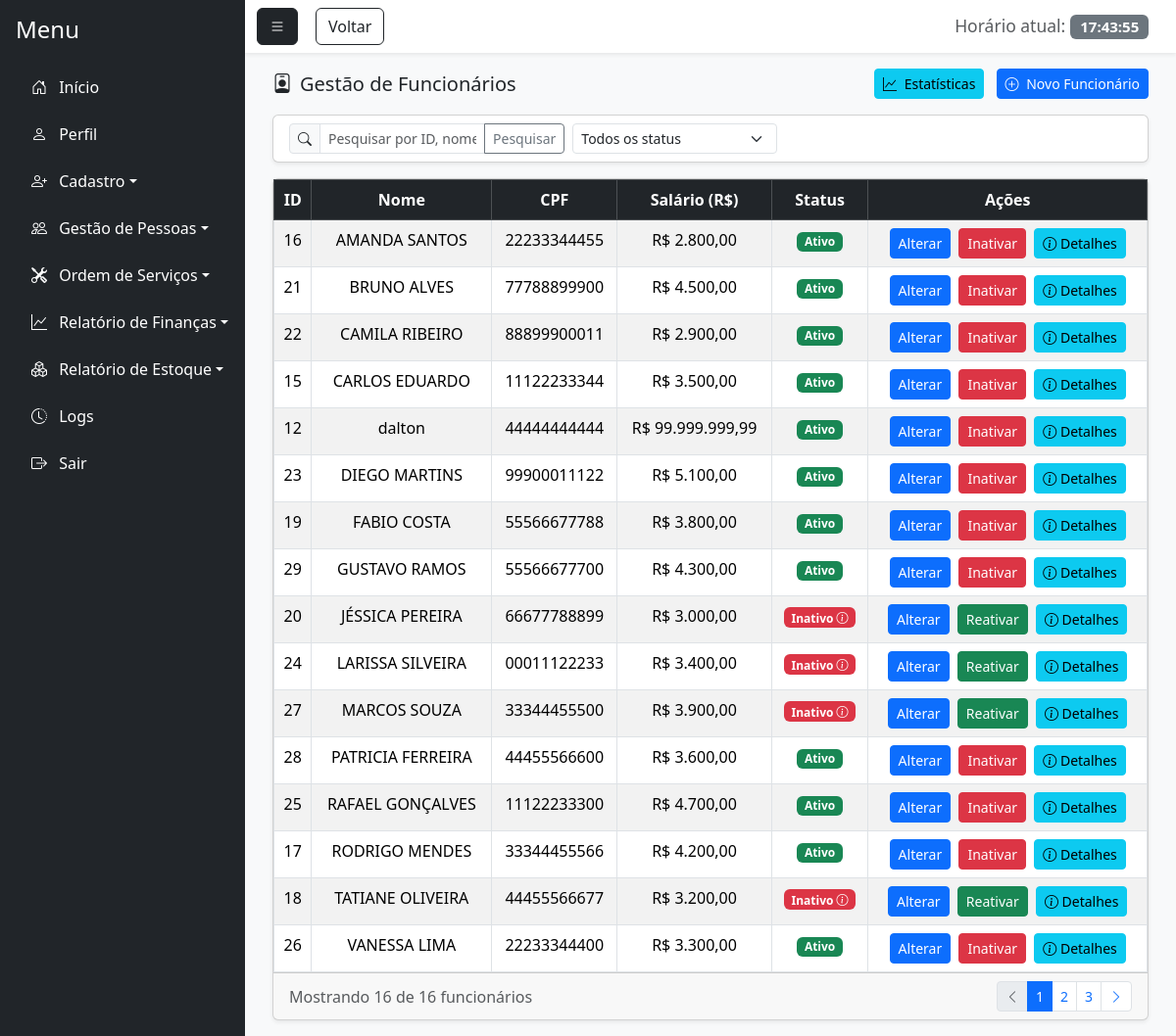
The page /gestao_funcionario.php (signed in) on the database its author committed.
### tables this page shows
CREATE TABLE `funcionario` (
  `id_funcionario` int(11) NOT NULL,
  `nome_funcionario` varchar(100) NOT NULL,
  `cpf_funcionario` varchar(20) NOT NULL,
  `salario` decimal(10,2) NOT NULL,
  `endereco` varchar(255) DEFAULT NULL,
  `bairro` varchar(100) DEFAULT NULL,
  `cep` varchar(15) DEFAULT NULL,
  `cidade` varchar(100) DEFAULT NULL,
  `estado` varchar(50) DEFAULT NULL,
  `email` varchar(100) DEFAULT NULL,
  `dt_nascimento` date DEFAULT NULL,
  `status` enum('Ativo','Inativo') DEFAULT 'Ativo',
  `id_motivo_inatividade` int(11) DEFAULT NULL,
  `data_inatividade` date DEFAULT NULL,
  `observacao_inatividade` text DEFAULT NULL
);

### gestao_funcionario.php (the view, shortened to what this page needs)
<?php
    require_once 'php/permissoes.php';
    require_once 'php/estatisticas.php';
    $sql = "SELECT f.*, m.descricao as motivo_inatividade
            FROM funcionario f
            LEFT JOIN motivo_inatividade m ON f.id_motivo_inatividade = m.id_motivo";
    $sql .= " ORDER BY f.nome_funcionario ASC";
    $stmt = $pdo->prepare($sql);
    $stmt->execute();
    $funcionarios = $stmt->fetchAll(PDO::FETCH_ASSOC);
?>
<!DOCTYPE html>
<html lang="pt-BR">
<head>
    <link href="https://cdn.jsdelivr.net/npm/bootstrap@5.3.7/dist/css/bootstrap.min.css" rel="stylesheet">
    <link rel="stylesheet" href="https://cdn.jsdelivr.net/npm/bootstrap-icons@1.11.1/font/bootstrap-icons.css">
    <link href="https://cdn.jsdelivr.net/npm/bootstrap-icons@1.11.1/font/bootstrap-icons.css" rel="stylesheet">
    <link rel="stylesheet" href="css/login.css">
</head>
<body class="bg-light">
    <div class="d-flex vh-100 bg-light">
        <div class="flex-grow-1 d-flex flex-column">
            <nav class="navbar navbar-light bg-white shadow-sm">
                <div class="container-fluid">
                    <button class="btn btn-dark" id="menu-toggle"><i class="bi bi-list"></i></button>
                    <button class="btn btn-outline-dark" style="position: absolute; margin-left: 60px;" onclick="history.back()">Voltar</button>
                    <span class="navbar-brand mb-0 h1">
                        <small class="text-muted">Horário atual:</small>
                        <span id="liveClock" class="badge bg-secondary"></span>
                    </span>
                </div>
            </nav>
            <div class="flex-grow-1 p-3" style="overflow-y: auto;">
                <div class="container-fluid">
                    <div class="d-flex justify-content-between align-items-center mb-3">
                        <h5 class="mb-0"><i class="bi bi-person-badge me-2"></i>Gestão de Funcionários</h5>
                        <div>
                            <button class="btn btn-info btn-sm me-2" data-bs-toggle="modal" data-bs-target="#modalEstatisticas">
                                <i class="bi bi-graph-up me-1"></i> Estatísticas
                            </button>
                            <a href="cadastro_funcionario.php" class="btn btn-primary btn-sm">
                                <i class="bi bi-plus-circle me-1"></i> Novo Funcionário
                            </a>
                        </div>
                    </div>
                    <div class="card shadow-sm mb-3">
                        <div class="card-body py-2">
                            <form method="GET" action="gestao_funcionario.php" id="filterForm">
                                <div class="row g-2">
                                    <div class="col-md-4">
                                        <div class="input-group input-group-sm">
                                            <span class="input-group-text"><i class="bi bi-search"></i></span>
                                            <input type="text" id="busca" name="busca" class="form-control"
                                                placeholder="Pesquisar por ID, nome ou CPF..."
                                                value="<?= isset($_GET['busca']) ? htmlspecialchars($_GET['busca']) : '' ?>">
                                            <button class="btn btn-outline-secondary" type="submit">Pesquisar</button>
                                        </div>
                                    </div>
                                    <div class="col-md-3">
                                        <select name="status" id="status" class="form-select form-select-sm">
                                            <option value="">Todos os status</option>
                                        </select>
                                    </div>
                                    <div class="col-md-2">
                                    </div>
                                </div>
                            </form>
                        </div>
                    </div>
                    <div class="card shadow-sm">
                        <div class="card-body p-0">
                            <div class="table-responsive">
                                <?php if(!empty($funcionarios)): ?>
                                    <table class="table table-striped table-hover table-bordered mb-0">
                                        <thead class="table-dark">
                                            <tr>
                                                <th><center>ID</center></th>
                                                <th><center>Nome</center></th>
                                                <th><center>CPF</center></th>
                                                <th><center>Salário (R$)</center></th>
                                                <th><center>Status</center></th>
                                                <th class="text-center">Ações</th>
                                            </tr>
                                        </thead>
                                        <tbody>
                                            <?php foreach($funcionarios as $funcionario): ?>
                                                <tr>
                                                    <td><center><?=htmlspecialchars($funcionario['id_funcionario'])?></center></td>
                                                    <td><center><?=htmlspecialchars($funcionario['nome_funcionario'])?></center></td>
                                                    <td><center><?=htmlspecialchars($funcionario['cpf_funcionario'])?></center></td>
                                                    <td><center>R$ <?=number_format($funcionario['salario'], 2, ',', '.')?></center></td>
                                                    <td>
                                                        <center>
                                                            <?php if($funcionario['status'] == 'Ativo'): ?>
                                                                <span class="badge bg-success">Ativo</span>
                                                            <?php else: ?>
                                                                <span class="badge bg-danger badge-details" onclick="mostrarDetalhesFuncionario(<?=htmlspecialchars($funcionario['id_funcionario'])?>)">
                                                                    Inativo <i class="bi bi-info-circle"></i>
                                                                </span>
                                                            <?php endif; ?>
                                                        </center>
                                                    </td>
                                                    <td class="text-center">
                                                        <a href="#" class="btn btn-sm btn-primary me-1" onclick="carregarDadosFuncionario(<?=htmlspecialchars($funcionario['id_funcionario'])?>)">Alterar</a>
                                                        <?php if($funcionario['status'] == 'Ativo'): ?>
                                                            <a href="inativar_funcionario.php?id=<?=htmlspecialchars($funcionario['id_funcionario'])?>" class="btn btn-sm btn-danger me-1">Inativar</a>
                                                        <?php else: ?>
                                                            <a href="gestao_funcionario.php?id=<?=htmlspecialchars($funcionario['id_funcionario'])?>&acao=reativar" class="btn btn-sm btn-success me-1" onclick="return confirm('Tem certeza que deseja reativar este funcionário?')">Reativar</a>
                                                        <?php endif; ?>
                                                        <button class="btn btn-sm btn-info" onclick="mostrarDetalhesFuncionario(<?=htmlspecialchars($funcionario['id_funcionario'])?>)">
                                                            <i class="bi bi-info-circle"></i> Detalhes
                                                        </button>
                                                    </td>
                                                </tr>
                                            <?php endforeach;?>
                                        </tbody>
                                    </table>
                                <?php else: ?><br>
                                    <center><p>Nenhum funcionário encontrado.</p></center>
                                <?php endif; ?>
                            </div>
                        </div>
                        <div class="card-footer py-2">
                            <div class="d-flex justify-content-between align-items-center">
                                <div>
                                    <span class="text-muted">Mostrando <?= count($funcionarios) ?> de <?= count($funcionarios) ?> funcionários</span>
                                </div>
                                <nav>
                                    <ul class="pagination pagination-sm mb-0">
                                        <li class="page-item disabled">
                                            <a class="page-link" href="#"><i class="bi bi-chevron-left"></i></a>
                                        </li>
                                        <li class="page-item active">
                                            <a class="page-link" href="#">1</a>
                                        </li>
                                        <li class="page-item">
                                            <a class="page-link" href="#">2</a>
                                        </li>
                                        <li class="page-item">
                                            <a class="page-link" href="#">3</a>
                                        </li>
                                        <li class="page-item">
                                            <a class="page-link" href="#"><i class="bi bi-chevron-right"></i></a>
                                        </li>
                                    </ul>
                                </nav>
                            </div>
                        </div>
                    </div>
                </div>
            </div>
</body>
</html>

### css/login.css (style rules this page uses)
* { margin: 0; padding: 0; }
body { overflow-y: hidden; text-decoration: none !important; }

### rows shown on the page
funcionario: id_funcionario "16", nome_funcionario "AMANDA SANTOS", cpf_funcionario "22233344455", salario "2.800,00", status "Ativo"
funcionario: id_funcionario "21", nome_funcionario "BRUNO ALVES", cpf_funcionario "77788899900", salario "4.500,00", status "Ativo"
funcionario: id_funcionario "22", nome_funcionario "CAMILA RIBEIRO", cpf_funcionario "88899900011", salario "2.900,00", status "Ativo"
funcionario: id_funcionario "15", nome_funcionario "CARLOS EDUARDO", cpf_funcionario "11122233344", salario "3.500,00", status "Ativo"
funcionario: id_funcionario "12", nome_funcionario "dalton", cpf_funcionario "44444444444", salario "99.999.999,99", status "Ativo"
funcionario: id_funcionario "23", nome_funcionario "DIEGO MARTINS", cpf_funcionario "99900011122", salario "5.100,00", status "Ativo"
funcionario: id_funcionario "19", nome_funcionario "FABIO COSTA", cpf_funcionario "55566677788", salario "3.800,00", status "Ativo"
funcionario: id_funcionario "29", nome_funcionario "GUSTAVO RAMOS", cpf_funcionario "55566677700", salario "4.300,00", status "Ativo"
funcionario: id_funcionario "20", nome_funcionario "JÉSSICA PEREIRA", cpf_funcionario "66677788899", salario "3.000,00"
funcionario: id_funcionario "24", nome_funcionario "LARISSA SILVEIRA", cpf_funcionario "00011122233", salario "3.400,00"
funcionario: id_funcionario "27", nome_funcionario "MARCOS SOUZA", cpf_funcionario "33344455500", salario "3.900,00"
funcionario: id_funcionario "28", nome_funcionario "PATRICIA FERREIRA", cpf_funcionario "44455566600", salario "3.600,00", status "Ativo"
funcionario: id_funcionario "25", nome_funcionario "RAFAEL GONÇALVES", cpf_funcionario "11122233300", salario "4.700,00", status "Ativo"
funcionario: id_funcionario "17", nome_funcionario "RODRIGO MENDES", cpf_funcionario "33344455566", salario "4.200,00", status "Ativo"
funcionario: id_funcionario "18", nome_funcionario "TATIANE OLIVEIRA", cpf_funcionario "44455566677", salario "3.200,00"
funcionario: id_funcionario "26", nome_funcionario "VANESSA LIMA", cpf_funcionario "22233344400", salario "3.300,00", status "Ativo"

### other values the page prints
$categoria "Início"
$categoria "Perfil"
$categoria "Cadastro"
$categoria "Gestão de Pessoas"
$categoria "Ordem de Serviços"
$categoria "Relatório de Finanças"
$categoria "Relatório de Estoque"
$categoria "Logs"
count($funcionarios) "16"
